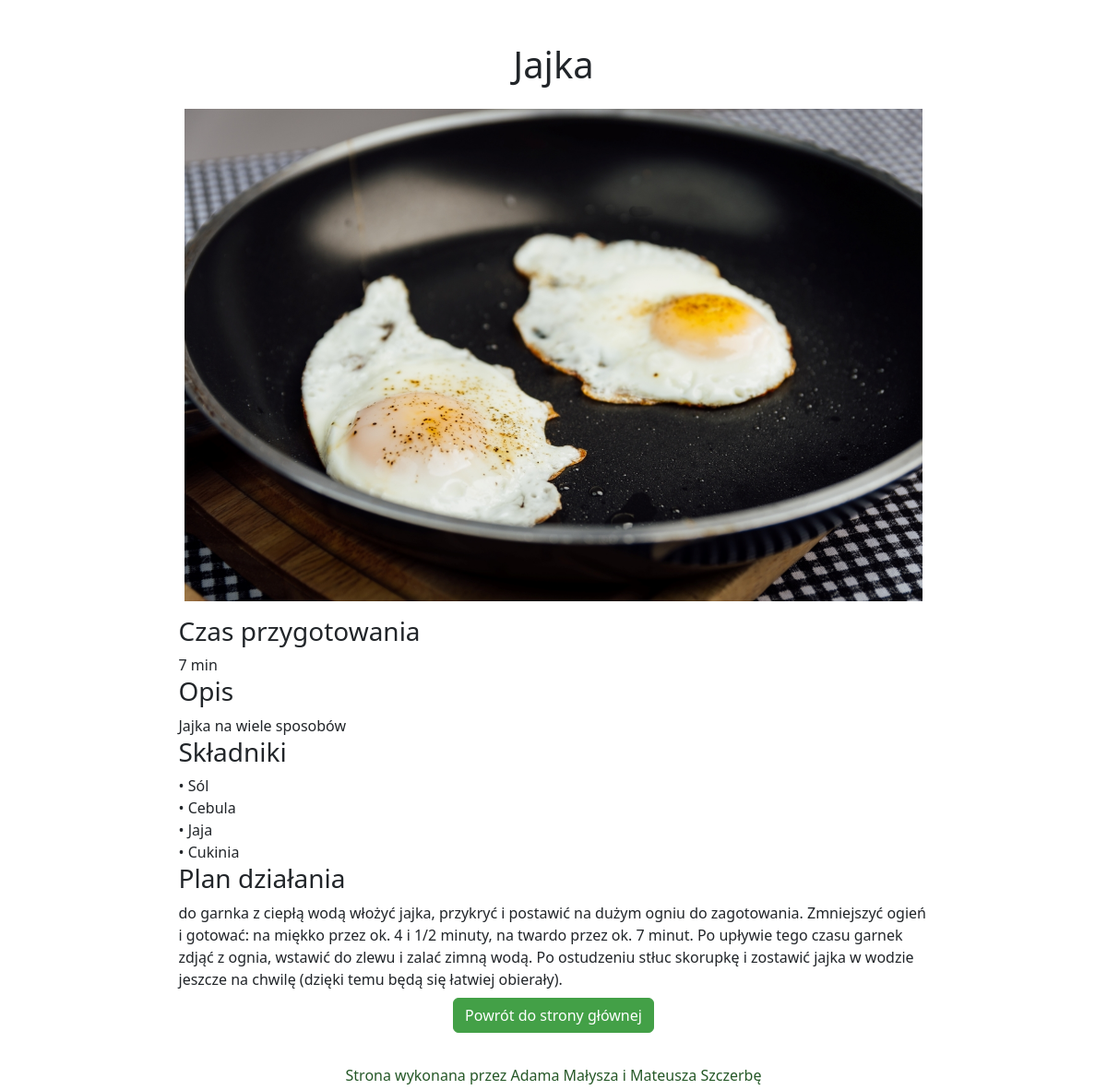
The page /danie/1 on the database its author committed.
### website/models.py (models this page shows)
class Dish(db.Model):
    id = db.Column(db.Integer, primary_key=True,autoincrement=True)
    name = db.Column(db.String(100))
    time = db.Column(db.String(100))
    description = db.Column(db.String(100))
    recipe = db.Column(db.String(1000))
    ingredients = db.relationship('Ingredient', secondary=dish_ingredients, backref='Dish')

class Ingredient(db.Model):
    id = db.Column(db.Integer, primary_key=True,autoincrement=True)
    name = db.Column(db.String(100))
    category = db.Column(db.Integer)

### website/views.py (the view)
@views.route('/danie/<int:id>', methods=['POST', 'GET'])
def indexDanie(id):
    ingredients= db.session.query(Ingredient).all()
    dish= db.session.query(Dish).filter(Dish.id == id).first()
    return render_template('dishSite.html', skladniki=ingredients, danie=dish,url_path=url_for('static',filename='img/'+str(dish.id)+'.png'))

### website/Templates/dishSite.html (shortened to what this page needs)
{% extends "base.html" %}
{% block content %}
<div class="container w-75 admin-75">
  <div class="row">
    <div class="col-12 d-flex justify-content-center">
      <h1>{{danie.name}}</h1>
    </div>
  </div>
  <div class="row">
    <div class="col-12 d-flex justify-content-center py-3">
      <img class="site-img mx-auto" src="{{url_path}}">
    </div>
  </div>
  <div class="rows">
    <div class="col-12">
      <h3>Czas przygotowania</h3>
    </div>
    <div class="col-12">
      {{danie.time}}
    </div>
    <div class="col-12">
      <h3>Opis</h3>
    </div>
    <div class="col-12">
      {{danie.description}}
    </div>
    <div class="col-12">
      <h3>Składniki</h3>
    </div>
    <div class="col-12">
      {% for skladnik in danie.ingredients %}
      &#8226; {{skladnik.name}} <br>
      {% endfor %}
    </div>
    <div class="col-12">
      <h3>Plan działania</h3>
    </div>
    <div class="col-12">
      {{danie.recipe}}
    </div>
    <div class="col-12 text-center pt-2">
      <a class="btn btn-primary" role="button" href="/">Powrót do strony głównej</a>
    </div>
  </div>
</div>
{% endblock %}

### website/static/css/styles.css (style rules this page uses)
body { background-color: #ffffff; padding-bottom: 5vh; }
.btn-primary { --bs-btn-bg: #43a047; --bs-btn-border-color: #43a047; --bs-btn-hover-bg: #3b8e3f; --bs-btn-hover-border-color: #347c37; --bs-btn-active-bg: #347c37; --bs-btn-active-border-color: #2c6a2f; --bs-btn-disabled-bg: #43a047; --bs-btn-disabled-border-color: #43a047; }
.site-img { width: 100vh; height: auto; max-width: 100%; display: block; }
.admin-25, .admin-50, .admin-75 { height: auto; display: block; }
.admin-50, .admin-75 { margin: 2% auto; }

### rows shown on the page
Dish: name "Jajka", time "7 min", description "Jajka na wiele sposobów", recipe "do garnka z ciepłą wodą włożyć jajka, przykryć i postawić na dużym ogniu do zagotowania. Zmniejszyć ogień i gotować: na miękko przez ok. 4 i 1/2 minuty, na twardo przez ok. 7 minut. Po upływie tego czasu garnek zdjąć z ognia, wstawić do zlewu i zalać zimną wodą. Po ostudzeniu stłuc skorupkę i zostawić jajka w wodzie jeszcze na chwilę (dzięki temu będą się łatwiej obierały)."
Ingredient: name "Sól"
Ingredient: name "Cebula"
Ingredient: name "Jaja"
Ingredient: name "Cukinia"
